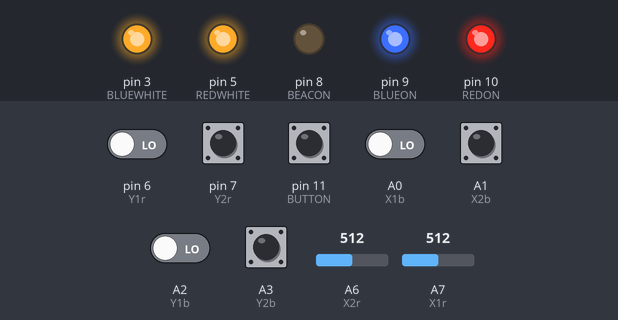
Simulated run of this sketch. Board: Arduino Nano, built with avr-gcc and run on an emulated ATmega328P. Shown: output pins drawn as LEDs (lit = HIGH). Inputs (shaded band) come from the test bench; at power-on: A1 (X2b), A3 (Y2b), pin 7 (Y2r), pin 11 (BUTTON) HIGH, A0 (X1b), A2 (Y1b), pin 6 (Y1r) LOW, A6 (X2r) = 512, A7 (X1r) = 512. No radio packets arrive unless stated; what the sketch prints to the serial monitor is not drawn.

Above: at 1.2 s.
1.3 s: pin 11 (BUTTON) pulled LOW for 0.15 s
At 2.3 s:
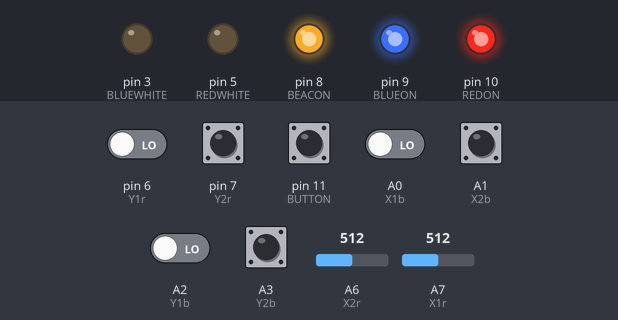
2.9 s: pin 11 (BUTTON) pulled LOW for 1 s
At 3.9 s:
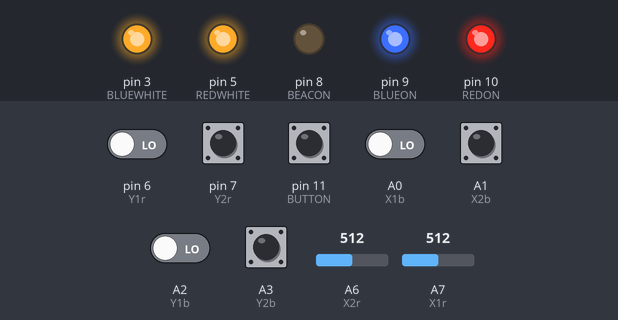
Timing chart, 0 to 5.9 s (numbered marks = the images above; inputs shaded):
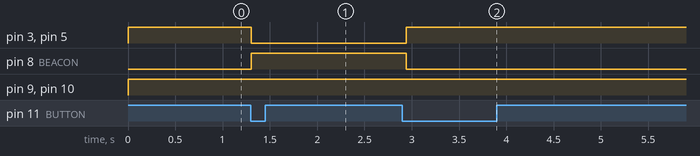

Measured:
- after the input at 1.3 s, pin 3 (BLUEWHITE), pin 5 (REDWHITE): HIGH → LOW at once; pin 8 (BEACON): LOW → HIGH at once
- after the input at 2.9 s, pin 3 (BLUEWHITE), pin 5 (REDWHITE): LOW → HIGH at once; pin 8 (BEACON): HIGH → LOW at once

The sketch:

433MHz_transmit.ino
```cpp
/*
  PIN I/O

  Pin 12 Output: to 433MHz transmitter data input
  Pin 11 Input: Start/Stop button w/ external pull-up resistor
  Pin 8  Output: bubble machine & beacon

  For all encoders:
  Photodiode bpw42 is connected with (-) pin to +5V and with (+)pin to Arduino INPUT and ARDUINO INPUT PIN is connected via 30KOhm to GND.
*/
//  Trackball blue:

#define X1b A0
#define X2b A1
#define Y1b A2
#define Y2b A3

// Trackball red:

#define X1r A7
#define X2r A6
#define Y1r 6
#define Y2r 7

// LED's in trackballs
#define BLUEON 9 /*Blue LED's in Blue trackball*/
#define BLUEWHITE 3 /* other LED's in Blue trackball (so they become white when turned on together w/ blue)*/
#define REDON 10/*Red LED's in Red trackball*/
#define REDWHITE 5/* other LED's in Red trackball (so they become white when turned on together w/ red)*/

// button & beacon
#define BUTTON 11
#define BEACON 8

#include <VirtualWire.h>

const int transmit_pin = 12;
unsigned long sendTimer;
int loopCount = 0;
signed long xPosb, yPosb;//current posisiotn blue trackball
boolean pX1b, pX2b, nX1b, nX2b, pY1b, pY2b, nY1b, nY2b;

signed long xPosr, yPosr;//current position red trackball
boolean pX1r, pX2r, nX1r, nX2r, pY1r, pY2r, nY1r, nY2r;

signed long pxPosr = 0; //previous positions
signed long pyPosr = 0;
signed long pxPosb = 0;
signed long pyPosb = 0;

float xMover = 0;//position change (movement)
float yMover = 0;
float xMoveb = 0;
float yMoveb = 0;

boolean start, pStart; // start-stop state
boolean pButtonState, buttonState;
unsigned long lastButtonTime = 0; //last time button was pushed

int buttonCount;

//------------------------------------------------------------------------------------------------------- SETUP
void setup()
{
  Serial.begin(9600);
  Serial.println("let's go!");

  //trackballs inputs
  pinMode(X1b, INPUT);
  pinMode(X2b, INPUT);
  pinMode(Y1b, INPUT);
  pinMode(Y2b, INPUT);
  pinMode(X1r, INPUT);
  pinMode(X2r, INPUT);
  pinMode(Y1r, INPUT);
  pinMode(Y2r, INPUT);

  //led lights output
  pinMode(BLUEON, OUTPUT);
  pinMode(BLUEWHITE, OUTPUT);
  pinMode(REDON, OUTPUT);
  pinMode(REDWHITE, OUTPUT);

  //button input
  pinMode(BUTTON, INPUT);

  //beacon & bubble machine output
  pinMode(BEACON, OUTPUT);


  pX1b = digitalRead(X1b); //read & remember states of encoder photodiodes
  pX2b = digitalRead(X2b);

  pY1b = digitalRead(X1b); //read & remember states of encoder photodiodes
  pY2b = digitalRead(X2b);

  pX1r = digitalRead(X1r); //read & remember states of encoder photodiodes
  pX2r = digitalRead(X2r);

  pY1r = digitalRead(X1r); //read & remember states of encoder photodiodes
  pY2r = digitalRead(X2r);

  xPosb = 0; //reset position values
  yPosb = 0;
  yPosr = 0;
  xPosr = 0;

  // Initialise the IO and ISR
  vw_set_tx_pin(transmit_pin);
  vw_setup(2000);   // Bits per sec

  // reset send Timer
  sendTimer = millis();
}

//------------------------------------------------------------------------------------------------------- LOOP
void loop()
{
  pStart = start;
  buttonState = !digitalRead(BUTTON);
  if(buttonState){buttonCount++;}else{buttonCount=0;}
  /*
  if ( buttonState && pButtonState != buttonState) {
    //button is pushed
    delay(100);//debounce
    start = !start;
  }

  pButtonState = buttonState;
  */
  if (buttonCount==25){start=!start;}

  if (pStart != start && start) {
      //when game starts to run: switch trackball LED's to red & blue
      digitalWrite(BLUEON, HIGH);
      digitalWrite(BLUEWHITE, LOW);
      digitalWrite(REDON, HIGH);
      digitalWrite(REDWHITE, LOW);
      //turn beacon & bubble machine on
      digitalWrite(BEACON,HIGH);
  }
  if (start) {//game is running

    readTrackballs(); //read the encoders of both trackballs and write new position values in long variables xPosr, yPosr, xPosb and yPosb (r=red; b=blue)

    if (sendTimer < millis()) { //every 15ms:
      sendValues(); //calculate speeds and send the values via 433MHz transmitter
      sendTimer = millis() + 15; // calculate new timer value
    }
  }else{
      //trackball LED's go white when game is not running
      digitalWrite(BLUEON, 1);
      digitalWrite(BLUEWHITE, 1);
      digitalWrite(REDON,1);
      digitalWrite(REDWHITE,1);
      //turn beacon & bubble machine off
      digitalWrite(BEACON,LOW);
    }
}


//------------------------------------------------------------------------------------------------------- FUNCTIONS

void readTrackballs() { //reads the encoders of both trackballs and writes new position in xPosr, yPosr, xPosb and yPosb

  //-------------------------------------------------------- blue trackball
  //read X encoder
  nX1b = digitalRead(X1b); // read encoder states
  nX2b = digitalRead(X2b);

  if (nX1b && nX1b != pX1b) {
    if (!nX2b) {
      xPosb++;
    } else {
      xPosb--;
    }
  }
  if (!nX1b && nX1b != pX1b) {
    if (nX2b) {
      xPosb++;
    } else {
      xPosb--;
    }
  }
  if (nX2b && nX2b != pX2b) {
    if (nX1b) {
      xPosb++;
    } else {
      xPosb--;
    }
  }
  if (!nX2b && nX2b != pX2b) {
    if (!nX1b) {
      xPosb++;
    } else {
      xPosb--;
    }
  }

  pX1b = nX1b;
  pX2b = nX2b;

  //read Y encoder

  nY1b = digitalRead(Y1b); // read encoder states
  nY2b = digitalRead(Y2b);

  if (nY1b && nY1b != pY1b) {
    if (!nY2b) {
      yPosb++;
    } else {
      yPosb--;
    }
  }
  if (!nY1b && nY1b != pY1b) {
    if (nY2b) {
      yPosb++;
    } else {
      yPosb--;
    }
  }
  if (nY2b && nY2b != pY2b) {
    if (nY1b) {
      yPosb++;
    } else {
      yPosb--;
    }
  }
  if (!nY2b && nY2b != pY2b) {
    if (nY1b) {
      yPosb--;
    } else {
      yPosb++;
    }
  }

  pY1b = nY1b;
  pY2b = nY2b;

  //-------------------------------------------------------- red trackball
  //read X encoder
  nX1r = (analogRead(X1r) > 250); // read encoder states
  nX2r = (analogRead(X2r) > 400);


  if (nX1r && nX1r != pX1r) {
    if (!nX2r) {
      xPosr++;
    } else {
      xPosr--;
    }
  }
  if (!nX1r && nX1r != pX1r) {
    if (nX2r) {
      xPosr++;
    } else {
      xPosr--;
    }
  }
  if (nX2r && nX2r != pX2r) {
    if (nX1r) {
      xPosr++;
    } else {
      xPosr--;
    }
  }
  if (!nX2r && nX2r != pX2r) {
    if (!nX1r) {
      xPosr++;
    } else {
      xPosr--;
    }
  }

  pX1r = nX1r;
  pX2r = nX2r;

  //read Y encoder

  nY1r = digitalRead(Y1r); // read encoder states
  nY2r = digitalRead(Y2r);

  if (nY1r && nY1r != pY1r) {
    if (!nY2r) {
      yPosr++;
    } else {
      yPosr--;
    }
  }
  if (!nY1r && nY1r != pY1r) {
    if (nY2r) {
      yPosr++;
    } else {
      yPosr--;
    }
  }

  if (nY2r && nY2r != pY2r) {
    if (nY1r) {
      yPosr++;
    } else {
      yPosr--;
    }
  }

  if (!nY2r && nY2r != pY2r) {
    if (nY1r) {
      yPosr--;
    } else {
      yPosr++;
    }
  }

  pY1r = nY1r;
  pY2r = nY2r;
}


//------------------------------------------------------------------------------------------------------- calculate spedd values and send them out via 433MHz
void sendValues() {
  int xSmooth = 1;
  int ySmooth = 3;

  xMover = (xMover * xSmooth + (xPosr - pxPosr)) / (xSmooth + 1); //calculate trackball speeds from actual and previous positions; smoothen them
  yMover = (yMover * ySmooth + (yPosr - pyPosr)) / (ySmooth + 1);
  xMoveb = (xMoveb * xSmooth + (xPosb - pxPosb)) / (xSmooth + 1);
  yMoveb = (yMoveb * ySmooth + (yPosb - pyPosb)) / (ySmooth + 1);

  pxPosr = xPosr; //save current positions as "previous positions"
  pyPosr = yPosr;
  pxPosb = xPosb;
  pyPosb = yPosb;

  int xMr = int(-xMover * .8) + 8; //center speed values around 8
  int yMr = int(-yMover * 2.6) + 8;
  int xMb = int(-xMoveb * .8) + 8;
  int yMb = int(-yMoveb * 2.6) + 8;

  uint8_t rBytex = constrain(xMr, 0, 15);   //limit speeds to values from 1 to 15 (8=center)
  uint8_t rBytey = constrain(yMr, 0, 15);
  uint8_t bBytex = constrain(xMb, 0, 15);
  uint8_t bBytey = constrain(yMb, 0, 15);

  uint8_t rByte = rBytex | (rBytey << 4);     //redByte: encode X and Y in one Byte (1st Nibble is Y-value; last Nibble is X-value)
  uint8_t bByte = bBytex | (bBytey << 4);     //blueByte: encode X and Y in one Byte

  while (vw_tx_active());      // Wait until the whole (previous) message is gone
  uint8_t buf[2];              // buffer which will be transmitted
  buf[1] = rByte;              // write red joystick byte value in buffer
  buf[0] = bByte;              // write blue joystick byte value in buffer
  vw_send((uint8_t *)buf, 2);  // send values
}
```
